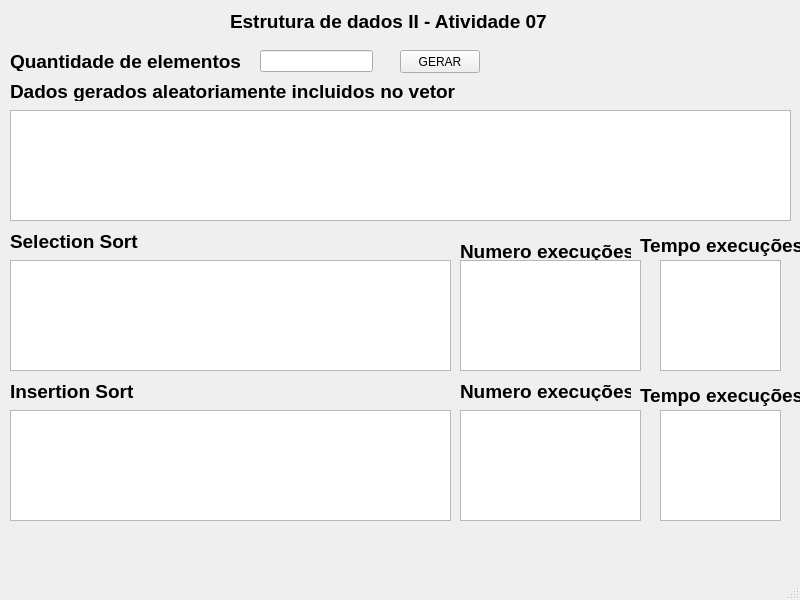
<?xml version="1.0" encoding="UTF-8"?>
<ui version="4.0">
 <class>MainWindow</class>
 <widget class="QMainWindow" name="MainWindow">
  <property name="geometry">
   <rect>
    <x>0</x>
    <y>0</y>
    <width>800</width>
    <height>600</height>
   </rect>
  </property>
  <property name="windowTitle">
   <string>MainWindow</string>
  </property>
  <widget class="QWidget" name="centralwidget">
   <widget class="QLabel" name="label">
    <property name="geometry">
     <rect>
      <x>230</x>
      <y>10</y>
      <width>321</width>
      <height>21</height>
     </rect>
    </property>
    <property name="text">
     <string>&lt;html&gt;&lt;head/&gt;&lt;body&gt;&lt;p&gt;&lt;span style=&quot; font-size:14pt; font-weight:700;&quot;&gt;Estrutura de dados II - Atividade 07&lt;/span&gt;&lt;/p&gt;&lt;/body&gt;&lt;/html&gt;</string>
    </property>
   </widget>
   <widget class="QLabel" name="label_2">
    <property name="geometry">
     <rect>
      <x>10</x>
      <y>80</y>
      <width>451</width>
      <height>21</height>
     </rect>
    </property>
    <property name="text">
     <string>&lt;html&gt;&lt;head/&gt;&lt;body&gt;&lt;p&gt;&lt;span style=&quot; font-size:14pt; font-weight:700;&quot;&gt;Dados gerados aleatoriamente incluidos no vetor&lt;/span&gt;&lt;/p&gt;&lt;/body&gt;&lt;/html&gt;</string>
    </property>
   </widget>
   <widget class="QLabel" name="label_3">
    <property name="geometry">
     <rect>
      <x>10</x>
      <y>230</y>
      <width>131</width>
      <height>21</height>
     </rect>
    </property>
    <property name="text">
     <string>&lt;html&gt;&lt;head/&gt;&lt;body&gt;&lt;p&gt;&lt;span style=&quot; font-size:14pt; font-weight:700;&quot;&gt;Selection Sort&lt;/span&gt;&lt;/p&gt;&lt;/body&gt;&lt;/html&gt;</string>
    </property>
   </widget>
   <widget class="QLabel" name="label_4">
    <property name="geometry">
     <rect>
      <x>10</x>
      <y>380</y>
      <width>131</width>
      <height>21</height>
     </rect>
    </property>
    <property name="text">
     <string>&lt;html&gt;&lt;head/&gt;&lt;body&gt;&lt;p&gt;&lt;span style=&quot; font-size:14pt; font-weight:700;&quot;&gt;Insertion Sort&lt;/span&gt;&lt;/p&gt;&lt;/body&gt;&lt;/html&gt;</string>
    </property>
   </widget>
   <widget class="QLabel" name="label_5">
    <property name="geometry">
     <rect>
      <x>10</x>
      <y>50</y>
      <width>241</width>
      <height>21</height>
     </rect>
    </property>
    <property name="text">
     <string>&lt;html&gt;&lt;head/&gt;&lt;body&gt;&lt;p&gt;&lt;span style=&quot; font-size:14pt; font-weight:700;&quot;&gt;Quantidade de elementos&lt;/span&gt;&lt;/p&gt;&lt;/body&gt;&lt;/html&gt;</string>
    </property>
   </widget>
   <widget class="QLineEdit" name="lineEdit_qtd_elementos">
    <property name="geometry">
     <rect>
      <x>260</x>
      <y>50</y>
      <width>113</width>
      <height>22</height>
     </rect>
    </property>
   </widget>
   <widget class="QPushButton" name="pushButton_gerar">
    <property name="geometry">
     <rect>
      <x>400</x>
      <y>50</y>
      <width>80</width>
      <height>23</height>
     </rect>
    </property>
    <property name="text">
     <string>GERAR</string>
    </property>
   </widget>
   <widget class="QTextEdit" name="textEdit_dados_aleatorios">
    <property name="geometry">
     <rect>
      <x>10</x>
      <y>110</y>
      <width>781</width>
      <height>111</height>
     </rect>
    </property>
   </widget>
   <widget class="QTextEdit" name="textEdit_selection_sort">
    <property name="geometry">
     <rect>
      <x>10</x>
      <y>260</y>
      <width>441</width>
      <height>111</height>
     </rect>
    </property>
   </widget>
   <widget class="QTextEdit" name="textEdit_insertion_sort">
    <property name="geometry">
     <rect>
      <x>10</x>
      <y>410</y>
      <width>441</width>
      <height>111</height>
     </rect>
    </property>
   </widget>
   <widget class="QLabel" name="label_6">
    <property name="geometry">
     <rect>
      <x>460</x>
      <y>240</y>
      <width>171</width>
      <height>21</height>
     </rect>
    </property>
    <property name="text">
     <string>&lt;html&gt;&lt;head/&gt;&lt;body&gt;&lt;p&gt;&lt;span style=&quot; font-size:14pt; font-weight:700;&quot;&gt;Numero execuções&lt;/span&gt;&lt;/p&gt;&lt;/body&gt;&lt;/html&gt;</string>
    </property>
   </widget>
   <widget class="QLabel" name="label_7">
    <property name="geometry">
     <rect>
      <x>640</x>
      <y>230</y>
      <width>161</width>
      <height>31</height>
     </rect>
    </property>
    <property name="text">
     <string>&lt;html&gt;&lt;head/&gt;&lt;body&gt;&lt;p&gt;&lt;span style=&quot; font-size:14pt; font-weight:700;&quot;&gt;Tempo execuções&lt;/span&gt;&lt;/p&gt;&lt;/body&gt;&lt;/html&gt;</string>
    </property>
   </widget>
   <widget class="QTextEdit" name="textEdit_selection_sort_nmr_execucoes">
    <property name="geometry">
     <rect>
      <x>460</x>
      <y>260</y>
      <width>181</width>
      <height>111</height>
     </rect>
    </property>
   </widget>
   <widget class="QTextEdit" name="textEdit_insertion_sort_nmr_execucoes">
    <property name="geometry">
     <rect>
      <x>460</x>
      <y>410</y>
      <width>181</width>
      <height>111</height>
     </rect>
    </property>
   </widget>
   <widget class="QTextEdit" name="textEdit_selection_sort_tempo_execucoes">
    <property name="geometry">
     <rect>
      <x>660</x>
      <y>260</y>
      <width>121</width>
      <height>111</height>
     </rect>
    </property>
   </widget>
   <widget class="QLabel" name="label_8">
    <property name="geometry">
     <rect>
      <x>460</x>
      <y>380</y>
      <width>171</width>
      <height>21</height>
     </rect>
    </property>
    <property name="text">
     <string>&lt;html&gt;&lt;head/&gt;&lt;body&gt;&lt;p&gt;&lt;span style=&quot; font-size:14pt; font-weight:700;&quot;&gt;Numero execuções&lt;/span&gt;&lt;/p&gt;&lt;/body&gt;&lt;/html&gt;</string>
    </property>
   </widget>
   <widget class="QLabel" name="label_9">
    <property name="geometry">
     <rect>
      <x>640</x>
      <y>380</y>
      <width>161</width>
      <height>31</height>
     </rect>
    </property>
    <property name="text">
     <string>&lt;html&gt;&lt;head/&gt;&lt;body&gt;&lt;p&gt;&lt;span style=&quot; font-size:14pt; font-weight:700;&quot;&gt;Tempo execuções&lt;/span&gt;&lt;/p&gt;&lt;/body&gt;&lt;/html&gt;</string>
    </property>
   </widget>
   <widget class="QTextEdit" name="textEdit_insertion_sort_tempo_execucoes">
    <property name="geometry">
     <rect>
      <x>660</x>
      <y>410</y>
      <width>121</width>
      <height>111</height>
     </rect>
    </property>
   </widget>
  </widget>
  <widget class="QMenuBar" name="menubar">
   <property name="geometry">
    <rect>
     <x>0</x>
     <y>0</y>
     <width>800</width>
     <height>20</height>
    </rect>
   </property>
  </widget>
  <widget class="QStatusBar" name="statusbar"/>
 </widget>
 <resources/>
 <connections/>
</ui>
